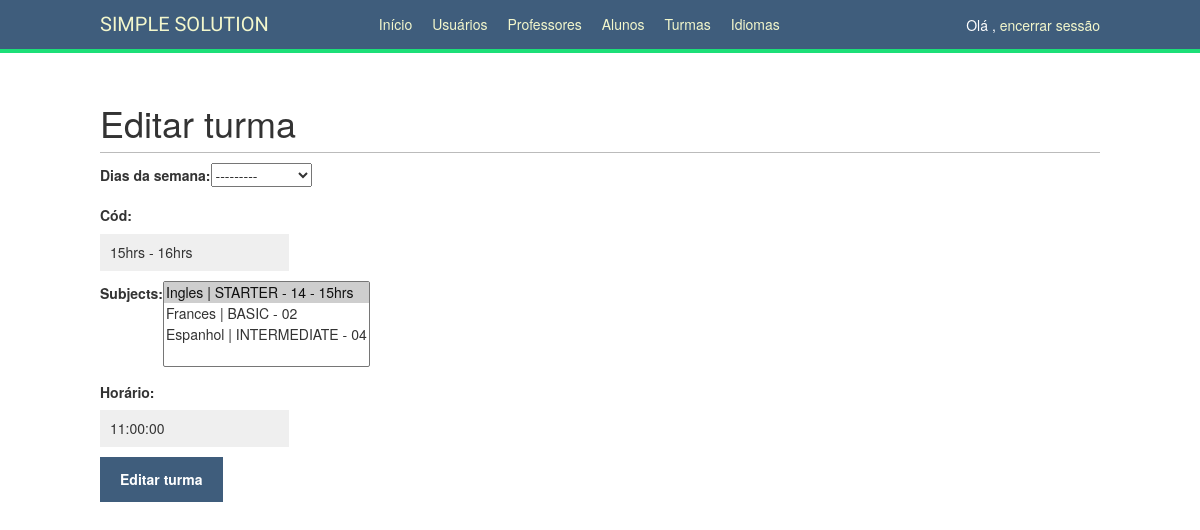
Before: /school/careers/1/edit/ (signed in) with the older database file.
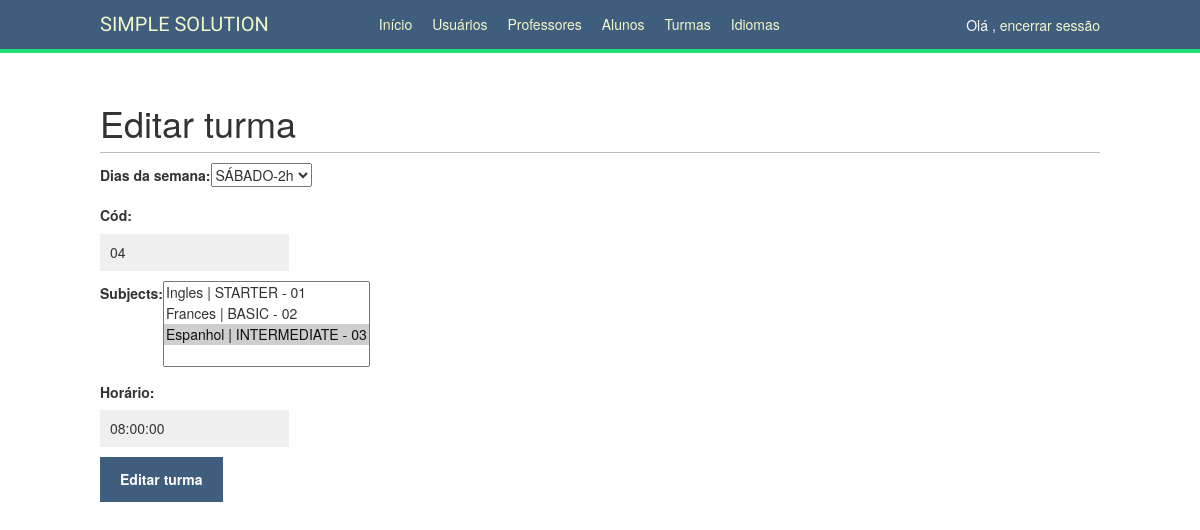
After: the same page with the newer database file.
### school/models.py (models this page shows, shortened)
class Subject(models.Model):
    STARTER = 'STARTER'
    BASIC = 'BASIC'
    INTERMEDIATE = 'INTERMEDIATE'
    ADVANCED = 'ADVANCED'
    SUBJECT_TYPE_MAP = {
        STARTER: 'STARTER',
        BASIC: 'BASIC',
        INTERMEDIATE: 'INTERMEDIATE',
        ADVANCED: 'ADVANCED',
    }
    SUBJECT_TYPE_CHOICES = (
        (STARTER, SUBJECT_TYPE_MAP[STARTER]),
        (BASIC, SUBJECT_TYPE_MAP[BASIC]),
        (INTERMEDIATE, SUBJECT_TYPE_MAP[INTERMEDIATE]),
        (ADVANCED, SUBJECT_TYPE_MAP[ADVANCED]),
    )
    name = models.CharField(max_length=80, unique=True, verbose_name='Nome')
    code = models.CharField(max_length=25, unique=True, verbose_name='Código')
    subject_type = models.CharField(
        max_length=12,
        choices=SUBJECT_TYPE_CHOICES, verbose_name='Nível'
    )
    professors = models.ManyToManyField(Professor, blank=True,)
    students = models.ManyToManyField('Student', blank=True)
    def __str__(self):
        return '{} | {} - {}'.format(self.name, self.subject_type, self.code)

class Career(models.Model):
    SEG_QUA = 'SEG-QUA'
    TER_QUI = 'TER-QUI'
    SEXTA = 'SEXTA-2h'
    SABADO = 'SÁBADO-2h'
    WEEK_DAYS_MAP = {
        SEG_QUA: 'SEG-QUA',
        TER_QUI: 'TER-QUI',
        SEXTA: 'SEXTA-2h',
        SABADO: 'SÁBADO-2h',
    }
    WEEK_DAYS_CHOICES = [
        (SEG_QUA, WEEK_DAYS_MAP[SEG_QUA]),
        (TER_QUI, WEEK_DAYS_MAP[TER_QUI]),
        (SEXTA, WEEK_DAYS_MAP[SEXTA]),
        (SABADO, WEEK_DAYS_MAP[SABADO]),
    ]
    name = models.CharField(max_length=80, verbose_name='Dias da semana', choices=WEEK_DAYS_CHOICES)
    code = models.CharField(max_length=25, verbose_name='Cód',unique=True)
    subjects = models.ManyToManyField(Subject, blank=True,)
    time = models.CharField(max_length=30,verbose_name='Horário',default='10:00/11:00')

### school/views.py (the view)
# urls.py: path('careers/<int:career_id>/edit/', views.career_edit, name='career_edit'),
@staff_member_required
def career_edit(request, career_id):
    try:
        if request.method == 'POST':
            career = get_object_or_404(Career, pk=career_id)
            career_form = CareerCreationForm(request.POST, instance=career)
            if career_form.is_valid():
                career_form.save()
                return redirect('career_detail', career_id=career_id)
        else:
            career = get_object_or_404(Career, pk=career_id)
            career_form = CareerCreationForm(instance=career)
        return render(request, 'school/career/edit.html', {'section': 'careers',
                                                           'career_form': career_form})
    except Exception:
        return redirect('careers_list')

### school/forms.py
class CareerCreationForm(forms.ModelForm):
    class Meta:
        model = Career
        fields = ('name', 'code', 'subjects','time')

### school/templates/school/career/edit.html (shortened to what this page needs)
{% extends "base.html" %}
{% block content %}
    <h1>Editar turma {{ career.name }}</h1>
    <form action="." method="post" enctype="multipart/form-data">
        {{ career_form.as_p }}
        <p><input type="submit" value="Editar turma"></p>
    </form>
{% endblock %}

Changed rows visible on the page:
changed Subject: name "---------" → "SÁBADO-2h"
changed Career: code "15hrs - 16hrs" → "04"
Other visible differences:
form field subjects: "Ingles | STARTER - 14 - 15hrs ☑ / Frances | BASIC - 02 / Espanhol | INTERMEDIATE - 04" → "Ingles | STARTER - 01 / Frances | BASIC - 02 / Espanhol | INTERMEDIATE - 03 ☑"
form field time: "11:00:00" → "08:00:00"
